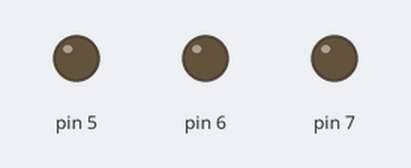
The sketch below on a simulated Arduino Uno, built with avr-gcc and run on an emulated ATmega328P. On the bench: output pins drawn as LEDs (lit = HIGH).

Above: at 0.5 s.
At 2.5 s:
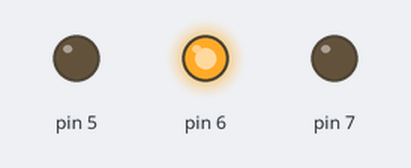
At 3.5 s:
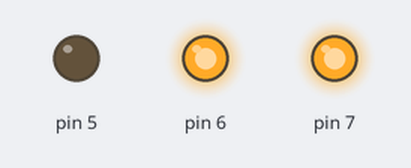
At 4.5 s:
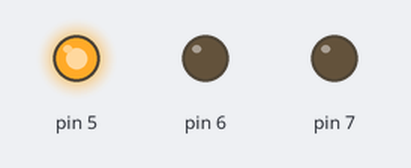
At 6.5 s:
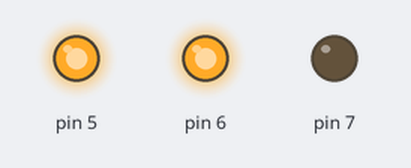
At 9.5 s:
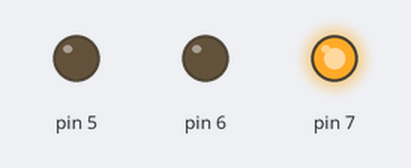
Timing chart, 0 to 10.4 s (numbered marks = the images above):
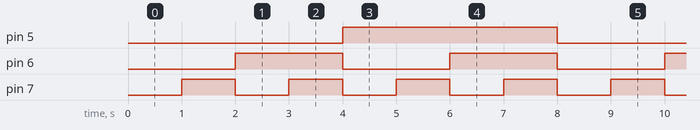

The sketch:

ASSIGQ1.ino
```cpp
#include"jklogic.c"
int A,B,C,D,E,F;
void setup()
{
  pinMode(5,OUTPUT);
  pinMode(6,OUTPUT);
  pinMode(7,OUTPUT);

}

void loop()
{
A=0;
B=0;
C=0;
for(int i=1;i<=8;i++)
{
D=jklogic(A,!A);
E=jklogic(B,!B);
F=jklogic(C,!C);
digitalWrite(5,D);
digitalWrite(6,E);
digitalWrite(7,F);
delay(1000);
if(i%4==0)
A=!A;
if(i%2==0)
B=!B;
C=!C;
}
}
```

Dlogic.c
```cpp
int Dlogic(int D)
{
int S,R,Q=0,NQ=1,CK=1;
int s,r;
S=D;
R=!D;
s=!(CK&&S);
r=!(CK&&R);
Q=!(s&&NQ);
NQ=!(r&&Q);
return Q;
}
```

jklogic.c
```cpp
int jklogic(int J,int K)

{
int CK=1,Q=0,NQ=1,s,r;
s=!(CK&&J&&NQ);
r=!(CK&&K&&Q);
Q=!(s&&NQ);
NQ=!(r&&Q);
return Q;

}
```

Measured:
- by itself, pin 5: alternates HIGH for 4.0 s and LOW for 4.0 s
- by itself, pin 6: alternates HIGH for 2.0 s and LOW for 2.0 s
- by itself, pin 7: alternates HIGH for 1.0 s and LOW for 1.0 s
